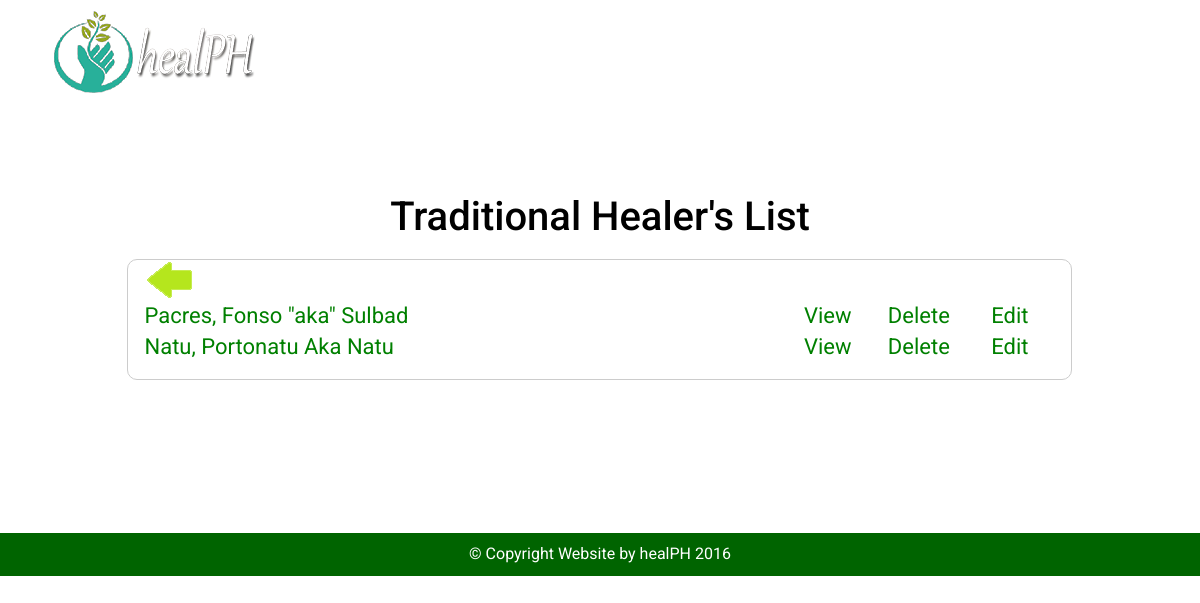
Screenshot of /adminPages/viewhealer.php (signed in) with the database file from the repository.
### tables this page shows
CREATE TABLE IF NOT EXISTS `healer` (
  `HEALER_ID` int(11) NOT NULL AUTO_INCREMENT,
  `ACCT_ID` int(11) NOT NULL,
  `FIRSTNAME` varchar(30) NOT NULL,
  `LASTNAME` varchar(30) NOT NULL,
  `ADDRESS` varchar(200) NOT NULL,
  `CONTACT` varchar(30) NOT NULL,
  `EMAIL_ADDRESS` varchar(45) NOT NULL,
  `LATITUDE` varchar(50) NOT NULL,
  `LONGITUDE` varchar(50) NOT NULL,
  `DETAILS` varchar(1000) NOT NULL,
  `PICTURE` varchar(50) NOT NULL DEFAULT 'face.jpg',
  `CLINICHOURS` varchar(200) NOT NULL,
  `DAILYLIMIT` int(11) NOT NULL,
  `RATE` decimal(5,1) NOT NULL,
  `STATUS` varchar(15) NOT NULL DEFAULT 'ACTIVE',
  PRIMARY KEY (`HEALER_ID`)
);

### queries/managehealer.php (the view, shortened to what this page needs)
<?php
	include 'connection.php';
	if(isset($_GET['p'])) {
		$p = $_GET['p'];
		if($p == "deletehealer") {
			if(isset($_GET['accountid'])) {
				$accountid = $_GET['accountid'];
				$sql = "UPDATE account SET STATUS = 'INACTIVE' WHERE ACCT_ID = '$accountid'";
				$delete = $conn->query($sql);
				if($delete) {
					header('Location: ../adminpages/viewhealer.php?delsuccess');
				}
				else {
					header('Location: ../adminpages/adminlogin.php?delfailed');
				}
			}
			else {
				header('Location: ../adminpages/adminlogin.php');
			}
		}
	}
	else {
		$sql = "SELECT H.LASTNAME, H.FIRSTNAME, H.HEALER_ID, H.ACCT_ID, A.ACCT_ID, A.STATUS FROM healer as H INNER JOIN account AS A ON H.ACCT_ID = A.ACCT_ID WHERE A.STATUS = 'ACTIVE'";
		$retrieve = $conn->query($sql)->fetchAll();
		if($retrieve) {
			foreach($retrieve as $row) {
				$lastname = $row['LASTNAME'];
				$firstname = $row['FIRSTNAME'];
				$accountid = $row['ACCT_ID'];
				?>
					<tr style="width:100%">
						<td style="width:70%;text-align:left;"><?php echo $lastname. ", " .$firstname; ?></td>
						<td style="width:10%;text-algin:right;"><?php echo '<a href="healerprofile.php?accountid=' .$accountid. '" style="color:green;">View</a>'; ?></td>
						<td style="width:10%;text-algin:right;"><?php echo '<a href="../queries/managehealer.php?p=deletehealer&accountid=' .$accountid. '" style="color:green;">Delete</a>' ?></td>
						<td style="width:10%;text-algin:right;"><?php echo '<a href="updateAccount.php?accountid=' .$accountid. '" style="color:green;">Edit</a>'; ?></td>
					</tr>
				<?php
			}
		}
	}
?>

### rows the page displays
healer: LASTNAME "Pacres", FIRSTNAME "Fonso \"aka\" Sulbad"
healer: LASTNAME "Natu", FIRSTNAME "Portonatu Aka Natu"
